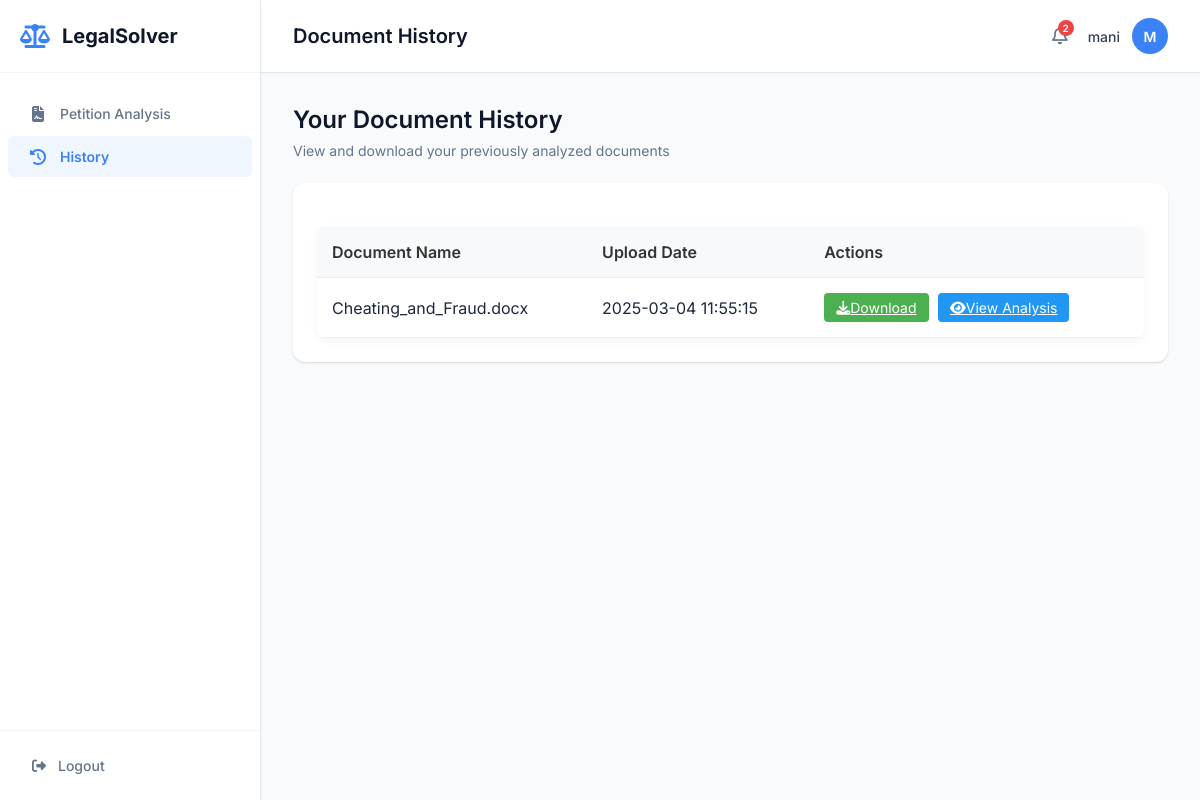
The page /history (signed in) on the database as committed earlier.
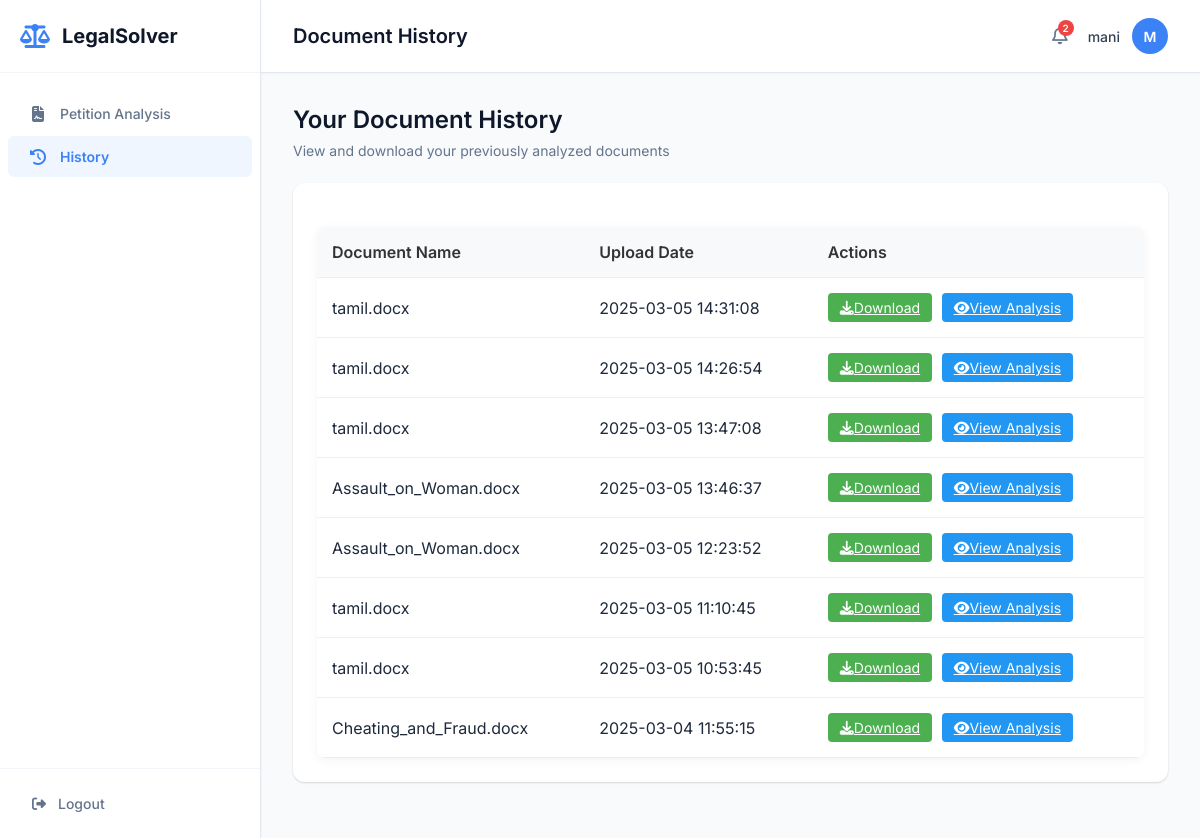
The same page on the database as committed later.
### tables this page shows
CREATE TABLE document_history (
                        doc_id TEXT PRIMARY KEY,
                        user_id INTEGER NOT NULL,
                        filename TEXT NOT NULL,
                        original_filename TEXT NOT NULL,
                        upload_date TIMESTAMP NOT NULL,
                        analysis_results TEXT,
                        file_path TEXT NOT NULL,
                        FOREIGN KEY (user_id) REFERENCES users (user_id)
                    );

### app.py (the view)
@app.route('/history')
def history():
    if 'username' not in session:
        return redirect(url_for('login'))
    documents = get_user_documents(session['username'])
    return render_template('history.html', username=session['username'], documents=documents)

### db_connection.py (called while the page is built)
def create_connection(db_file):
    os.makedirs(os.path.dirname(db_file), exist_ok=True)
    conn = None
    try:
        conn = sqlite3.connect(db_file)
        return conn
    except sqlite3.Error as e:
        print(f"Database connection error: {e}")
    return conn

def get_user_id(username):
    db_path = os.path.join(os.path.dirname(__file__), 'database.db')
    conn = create_connection(db_path)
    if conn is None:
        print("Failed to create database connection.")
        return None
    with conn:
        cur = conn.cursor()
        cur.execute("SELECT user_id FROM users WHERE username=?", (username,))
        result = cur.fetchone()
        return result[0] if result else None

def get_user_documents(username):
    user_id = get_user_id(username)
    if not user_id:
        return []
    db_path = os.path.join(os.path.dirname(__file__), 'database.db')
    conn = create_connection(db_path)
    if conn is None:
        print("Failed to create database connection.")
        return []
    with conn:
        cur = conn.cursor()
        cur.execute(
            "SELECT doc_id, original_filename, upload_date, file_path FROM document_history WHERE user_id=? ORDER BY upload_date DESC",
            (user_id,)
        )
        return cur.fetchall()

### templates/history.html (shortened to what this page needs)
<!DOCTYPE html>
<html lang="en">
<head>
    <link rel="stylesheet" href="{{ url_for('static', filename='style.css') }}">
    <link rel="stylesheet" href="https://cdnjs.cloudflare.com/ajax/libs/font-awesome/6.4.0/css/all.min.css">
</head>
<body class="home-body">
    <div class="app-container">
        <aside class="sidebar">
            <div class="sidebar-header">
                <div class="logo">
                    <i class="fas fa-scale-balanced"></i>
                    <span>LegalSolver</span>
                </div>
            </div>
            <nav class="sidebar-nav">
                <ul>
                    <li><a href="{{ url_for('home') }}"><i class="fas fa-file-contract"></i> Petition Analysis</a></li>
                    <li class="active"><a href="{{ url_for('history') }}"><i class="fas fa-history"></i> History</a></li>
                </ul>
            </nav>
            <div class="sidebar-footer">
                <a href="{{ url_for('logout') }}"><i class="fas fa-sign-out-alt"></i> Logout</a>
            </div>
        </aside>
        <main class="main-content">
            <header class="top-header">
                <div class="page-title">
                    <h1>Document History</h1>
                </div>
                <div class="user-profile">
                    <div class="notifications">
                        <i class="far fa-bell"></i>
                        <span class="notification-badge">2</span>
                    </div>
                    <div class="user-info">
                        <span class="username">{{ username }}</span>
                        <div class="avatar">
                            <span>{{ username[0] | upper }}</span>
                        </div>
                    </div>
                </div>
            </header>
            <div class="dashboard">
                <div class="dashboard-header">
                    <h2>Your Document History</h2>
                    <p>View and download your previously analyzed documents</p>
                </div>
                <div class="card">
                    <div class="card-content">
                        {% if documents and documents|length > 0 %}
                        <table class="history-table">
                            <thead>
                                <tr>
                                    <th>Document Name</th>
                                    <th>Upload Date</th>
                                    <th>Actions</th>
                                </tr>
                            </thead>
                            <tbody>
                                {% for doc in documents %}
                                <tr>
                                    <td>{{ doc[1] }}</td>
                                    <td>{{ doc[2] }}</td>
                                    <td>
                                        <a href="{{ url_for('download_document', doc_id=doc[0]) }}" class="action-btn download-btn">
                                            <i class="fas fa-download"></i> Download
                                        </a>
                                        <a href="{{ url_for('view_analysis', doc_id=doc[0]) }}" class="action-btn view-btn">
                                            <i class="fas fa-eye"></i> View Analysis
                                        </a>
                                    </td>
                                </tr>
                                {% endfor %}
                            </tbody>
                        </table>
                        {% endif %}
                    </div>
                </div>
            </div>
        </main>
    </div>
</body>
</html>

### static/style.css (style rules this page uses)
body { font-family: 'Inter', 'Segoe UI', 'Roboto', sans-serif; background: linear-gradient(135deg, #f5f7fa 0%, #c3cfe2 100%); margin: 0; padding: 0; display: flex; justify-content: center; align-items: center; min-height: 100vh; color: #333; }
h1 { color: #333; font-size: 28px; margin-bottom: 20px; }
body { font-family: Arial, sans-serif; }
.home-body { display: block; background: #f8fafc; min-height: 100vh; margin: 0; padding: 0; font-family: 'Inter', sans-serif; color: #1e293b; }
.app-container { display: flex; width: 100%; height: 100vh; overflow: hidden; }
.sidebar { width: 260px; background: #ffffff; border-right: 1px solid #e2e8f0; display: flex; flex-direction: column; height: 100%; box-shadow: 0 1px 3px rgba(0, 0, 0, 0.05); z-index: 10; }
.sidebar-header { padding: 24px 20px; border-bottom: 1px solid #f1f5f9; }
.logo { display: flex; align-items: center; font-weight: 700; font-size: 20px; color: #0f172a; }
.logo i { font-size: 24px; margin-right: 12px; color: #3b82f6; }
.sidebar-nav { flex: 1; padding: 20px 0; overflow-y: auto; }
.sidebar-nav ul { list-style: none; padding: 0; margin: 0; }
.sidebar-nav li { margin-bottom: 2px; }
.sidebar-nav a { display: flex; align-items: center; padding: 12px 20px; color: #64748b; text-decoration: none; font-weight: 500; font-size: 14px; border-radius: 6px; margin: 0 8px; transition: all 0.2s ease; }
.sidebar-nav a i { margin-right: 12px; font-size: 16px; width: 20px; text-align: center; }
.sidebar-nav li.active a { background: #eff6ff; color: #3b82f6; font-weight: 600; }
.sidebar-footer { padding: 16px 20px; border-top: 1px solid #f1f5f9; }
.sidebar-footer a { display: flex; align-items: center; color: #64748b; text-decoration: none; font-weight: 500; font-size: 14px; padding: 10px 12px; border-radius: 6px; transition: all 0.2s ease; }
.sidebar-footer a i { margin-right: 12px; }
.main-content { flex: 1; display: flex; flex-direction: column; overflow: hidden; background: #f8fafc; }
.top-header { height: 72px; display: flex; align-items: center; justify-content: space-between; padding: 0 32px; background: #ffffff; border-bottom: 1px solid #e2e8f0; box-shadow: 0 1px 2px rgba(0, 0, 0, 0.03); }
.page-title h1 { font-size: 20px; font-weight: 600; color: #0f172a; margin: 0; }
.user-profile { display: flex; align-items: center; gap: 20px; }
.notifications { position: relative; cursor: pointer; }
.notifications i { font-size: 18px; color: #64748b; }
.notification-badge { position: absolute; top: -6px; right: -6px; background: #ef4444; color: white; font-size: 10px; font-weight: 600; width: 16px; height: 16px; border-radius: 50%; display: flex; align-items: center; justify-content: center; }
.user-info { display: flex; align-items: center; gap: 12px; }
.username { font-size: 14px; font-weight: 500; color: #334155; }
.avatar { width: 36px; height: 36px; background: #3b82f6; border-radius: 50%; display: flex; align-items: center; justify-content: center; color: white; font-weight: 600; font-size: 14px; }
.dashboard { flex: 1; padding: 32px; overflow-y: auto; }
.dashboard-header { margin-bottom: 24px; }
.dashboard-header h2 { font-size: 24px; font-weight: 600; color: #0f172a; margin: 0 0 8px 0; }
.dashboard-header p { font-size: 14px; color: #64748b; margin: 0; }
.card { background: #ffffff; border-radius: 12px; box-shadow: 0 1px 3px rgba(0, 0, 0, 0.05), 0 1px 2px rgba(0, 0, 0, 0.1); margin-bottom: 24px; overflow: hidden; transition: transform 0.2s ease, box-shadow 0.2s ease; }
.card-content { padding: 24px; }

### templates/history.html (style rules this page uses)
.history-table { width: 100%; border-collapse: collapse; margin-top: 20px; background-color: #fff; border-radius: 8px; overflow: hidden; box-shadow: 0 2px 10px rgba(0, 0, 0, 0.05); }
.history-table th, .history-table td { padding: 15px; text-align: left; border-bottom: 1px solid #eee; }
.history-table th { background-color: #f8f9fa; font-weight: 600; color: #333; }
.action-btn { padding: 6px 12px; border-radius: 4px; font-size: 14px; margin-right: 5px; cursor: pointer; transition: all 0.2s; border: none; display: inline-flex; align-items: center; justify-content: center; }
.download-btn { background-color: #4CAF50; color: white; }
.view-btn { background-color: #2196F3; color: white; }

Rows that differ between the two databases and show on the page:
added document_history: original_filename "tamil.docx", upload_date "2025-03-05 14:31:08"
added document_history: original_filename "tamil.docx", upload_date "2025-03-05 14:26:54"
added document_history: original_filename "tamil.docx", upload_date "2025-03-05 13:47:08"
added document_history: original_filename "Assault_on_Woman.docx", upload_date "2025-03-05 13:46:37"
added document_history: original_filename "Assault_on_Woman.docx", upload_date "2025-03-05 12:23:52"
added document_history: original_filename "tamil.docx", upload_date "2025-03-05 11:10:45"
added document_history: original_filename "tamil.docx", upload_date "2025-03-05 10:53:45"
